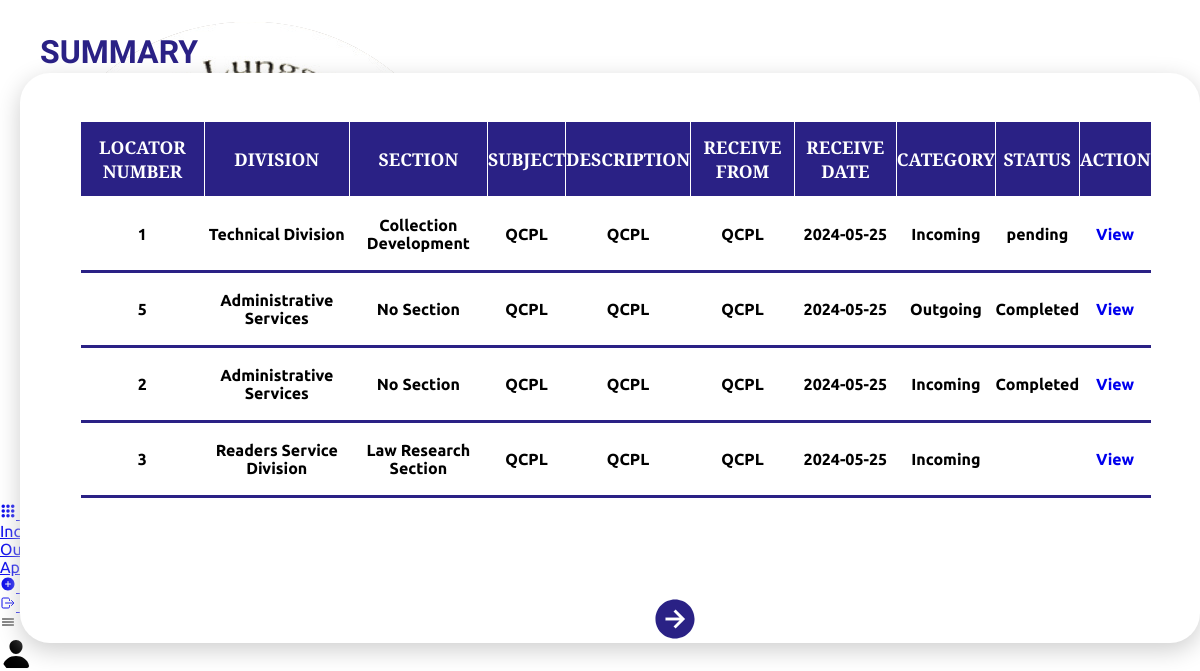
The page /Frontend/Dashboard/receiving.php on the database as committed earlier.
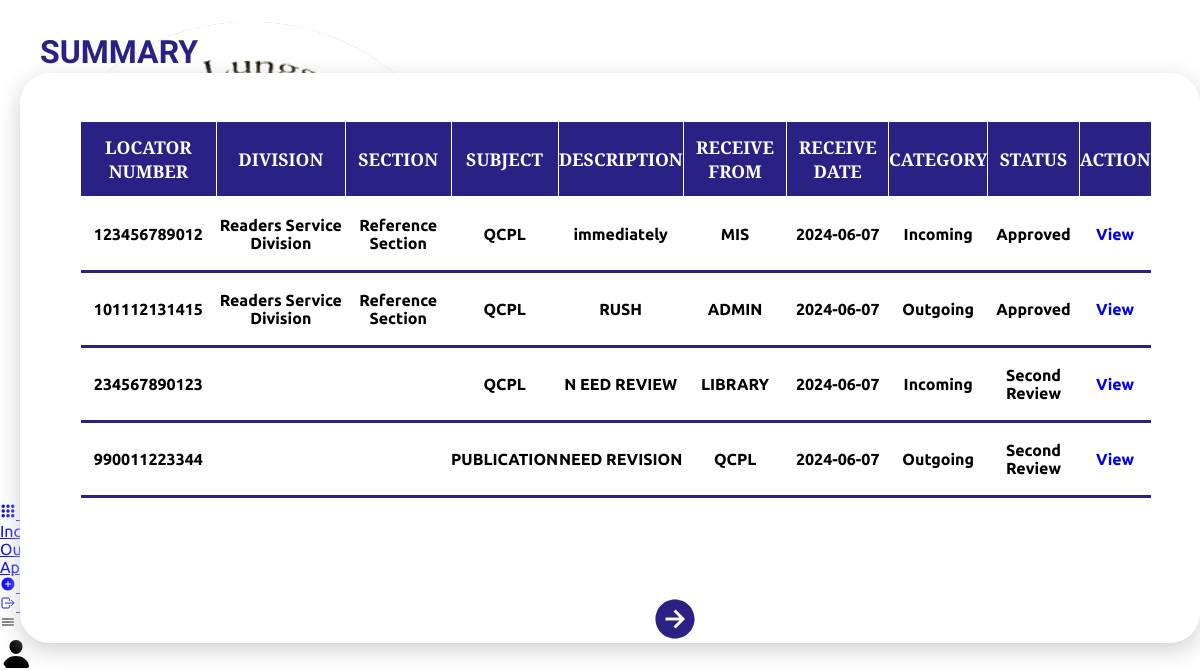
The same page on the database as committed later.
### tables this page shows
CREATE TABLE `fileupload` (
  `id` int(11) NOT NULL,
  `file_name` varchar(255) NOT NULL,
  `division` varchar(255) DEFAULT NULL,
  `section` varchar(255) DEFAULT NULL,
  `category` enum('Incoming','Outgoing','','') DEFAULT NULL,
  `locator_num` varchar(255) DEFAULT NULL,
  `received_date` date DEFAULT NULL,
  `received_from` varchar(255) DEFAULT NULL,
  `subject` varchar(255) DEFAULT NULL,
  `description` text DEFAULT NULL,
  `type` varchar(100) DEFAULT NULL,
  `file_path` varchar(255) NOT NULL,
  `proofreader_comment` varchar(255) NOT NULL,
  `boss2_comment` varchar(255) NOT NULL,
  `boss1_comment` varchar(255) NOT NULL,
  `status` varchar(255) NOT NULL
);

### Frontend/Dashboard/receiving.php (the view, shortened to what this page needs)
<!DOCTYPE html>
<html lang="en">
<head>
    <link rel="stylesheet" href="style.css">
</head>
<body>
  <div class="container">
        <div class="navigation">
            <ul>
                <li>
                    <a href="#">
                        <span class="img">
                        </span>
                        <span class="title">Quezon City Public Library</span>
                    </a>
                </li>
                <li>
                    <a href="receiving.php" class="dropdown-toggle">
                    <span class="icon">
                    <ion-icon name="apps"></ion-icon>
                    </span>
                    <span class="title">Dashboard<ion-icon id="dash_down_btn" name="caret-down-outline"></ion-icon></span>
                    </a>
                         <li class="sub_dash"><a href="receiveincoming.php">Incoming</a></li>
                         <li class="sub_dash"><a href="receiveoutgoing.php">Outgoing</a></li>
                         <li class="sub_dash"><a href="receivingapproved.php">Approved</a></li>
                </li>
                <li>
                    <a href="uploadincoming.php" class="dropdown-toggle">
                    <span class="icon">
                    <ion-icon name="add-circle"></ion-icon>
                    </span>
                    <span class="title">Upload Document<ion-icon id="dash_down_btn" name="caret-down-outline"></ion-icon></span>
                    </a>
                </li>
                <li>
                    <a href="/qcpl/Backend/logout.php">
                        <span class="icon">
                            <ion-icon name="log-out-outline"></ion-icon>
                        </span>
                        <span class="title">Sign Out</span>
                    </a>
                </li>
            </ul>
        </div>
        <div class="main">
            <div class="topbar">
                <div class="toggle"><ion-icon name="menu-outline"></ion-icon></div>
                <div class="user"><span class="icon"><ion-icon name="person"></ion-icon></span></div>
            </div>
            <div class="details">
                <div class="upload">
                    <div class="cardHeader">
                        <h2>SUMMARY</h2>
                        <div class="rec_dash">
<?php
$server = "localhost";
$username = "root";
$password = "";
$db = "qcpl";
$conn = new mysqli($server, $username, $password, $db);
$rowsPerPage = 4;
$page = isset($_GET['page']) ? intval($_GET['page']) : 1;
$offset = ($page - 1) * $rowsPerPage;
$sql = "SELECT * FROM fileupload LIMIT ? OFFSET ?";
$stmt = $conn->prepare($sql);
$stmt->bind_param("ii", $rowsPerPage, $offset);
$stmt->execute();
$result = $stmt->get_result();
if ($result->num_rows > 0) {
    echo "<table>";
    echo "<tr><th>Locator Number</th><th>Division</th><th>Section</th><th>Subject</th><th>Description</th><th>Receive From</th><th>Receive Date</th><th>Category</th><th>Status</th><th>Action</th></tr>";
    while ($row = $result->fetch_assoc()) {
        echo "<tr>";
        echo "<td><center>" . $row["locator_num"] . "</td>";
        echo "<td><center>" . $row["division"] . "</td>";
        echo "<td><center>" . $row["section"] . "</td>";
        echo "<td><center>" . $row["subject"] . "</td>";
        echo "<td><center>" . $row["description"] . "</td>";
        echo "<td><center>" . $row["received_from"] . "</td>";
        echo "<td><center>" . $row["received_date"] . "</td>";
        echo "<td><center>" . $row["category"] . "</td>";
        echo "<td><center>" . $row["status"] . "</td>";
        echo "<td>" ."<center>". "<a href='receivelocator.php?locator_num=" . htmlspecialchars($row["locator_num"]) . "' target='_self'>View</a></td>";
        echo "</tr>";
    }
    echo "</table>";
    $nextPage = $page + 1;
    echo "<a href='?page=$nextPage' id='next' ><ion-icon name='arrow-forward-circle-sharp'></ion-icon></a>";
} else {
    echo "<p>No Approved Document.</p>";
}
?>
                        </div>
                    </div>
                </div>
            </div>
        </div>
    </div>
</body>
</html>

Rows that differ between the two databases and show on the page:
removed fileupload: locator_num "1", division "Technical Division", section "Collection Development", subject "QCPL", description "QCPL", received_from "QCPL", received_date "2024-05-25", category "Incoming", status "pending"
removed fileupload: locator_num "5", division "Administrative Services", section "No Section", subject "QCPL", description "QCPL", received_from "QCPL", received_date "2024-05-25", category "Outgoing", status "Completed"
removed fileupload: locator_num "2", division "Administrative Services", section "No Section", subject "QCPL", description "QCPL", received_from "QCPL", received_date "2024-05-25", category "Incoming", status "Completed"
removed fileupload: locator_num "3", division "Readers Service Division", section "Law Research Section", subject "QCPL", description "QCPL", received_from "QCPL", received_date "2024-05-25", category "Incoming"
added fileupload: locator_num "123456789012", division "Readers Service Division", section "Reference Section", subject "QCPL", description "immediately", received_from "MIS", received_date "2024-06-07", category "Incoming", status "Approved"
added fileupload: locator_num "101112131415", division "Readers Service Division", section "Reference Section", subject "QCPL", description "RUSH", received_from "ADMIN", received_date "2024-06-07", category "Outgoing", status "Approved"
added fileupload: locator_num "234567890123", subject "QCPL", description "N EED REVIEW", received_from "LIBRARY", received_date "2024-06-07", category "Incoming", status "Second Review"
added fileupload: locator_num "990011223344", subject "PUBLICATION", description "NEED REVISION", received_from "QCPL", received_date "2024-06-07", category "Outgoing", status "Second Review"
